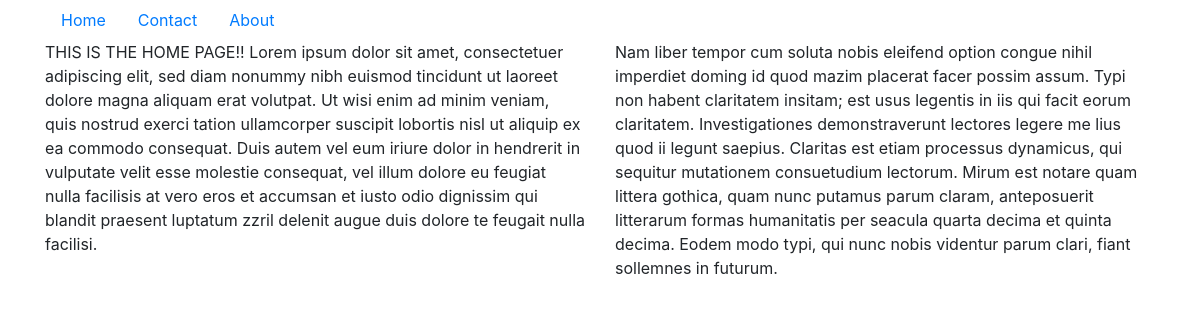
The page / on the database its author committed.
### tables this page shows
CREATE TABLE IF NOT EXISTS `nav` (
  `id` int(1) NOT NULL AUTO_INCREMENT,
  `title` varchar(20) NOT NULL,
  `link` varchar(100) NOT NULL,
  PRIMARY KEY (`id`)
);

CREATE TABLE IF NOT EXISTS `content` (
  `id` int(1) NOT NULL AUTO_INCREMENT,
  `content` varchar(10000) NOT NULL,
  `link` varchar(20) NOT NULL,
  `item_order` int(1) NOT NULL,
  PRIMARY KEY (`id`)
);

### content.php (the view)
<?php
$sql = "SELECT * FROM content WHERE link='".$pageid."'";
$result = $conn->query($sql);
if ($result->num_rows > 0){
    while($row = $result->fetch_assoc()){
        echo $row["content"];
    }
} else {
    echo "No results";
}
?>

### nav.php
<?php
echo "<ul class='nav'>";
$sql = "SELECT * FROM nav";
$result = $conn->query($sql);
if ($result->num_rows > 0){
    while($row = $result->fetch_assoc()){
        echo "<li class='nav-item'><a class='nav-link' href='".$row["link"]."'>".$row["title"]."</a></li>";
    }
} else {
    echo "No results";
}
echo "</ul>";
?>

### rows shown on the page
nav: title "Home"
nav: title "Contact"
nav: title "About"
content: content "THIS IS THE HOME PAGE!! Lorem ipsum dolor sit amet, consectetuer adipiscing elit, sed diam nonummy nibh euismod tincidunt ut laoreet dolore magna aliquam erat volutpat. Ut wisi enim ad minim veniam, quis nostrud exerci tation ullamcorper suscipit lobortis nisl ut aliquip ex ea commodo consequat. Duis autem vel eum iriure dolor in hendrerit in vulputate velit esse molestie consequat, vel illum dolore eu feugiat nulla facilisis at vero eros et accumsan et iusto odio dignissim qui blandit praesent luptatum zzril delenit augue duis dolore te feugait nulla facilisi. Nam liber tempor cum soluta nobis eleifend option congue nihil imperdiet doming id quod mazim placerat facer possim assum. Typi non…"
